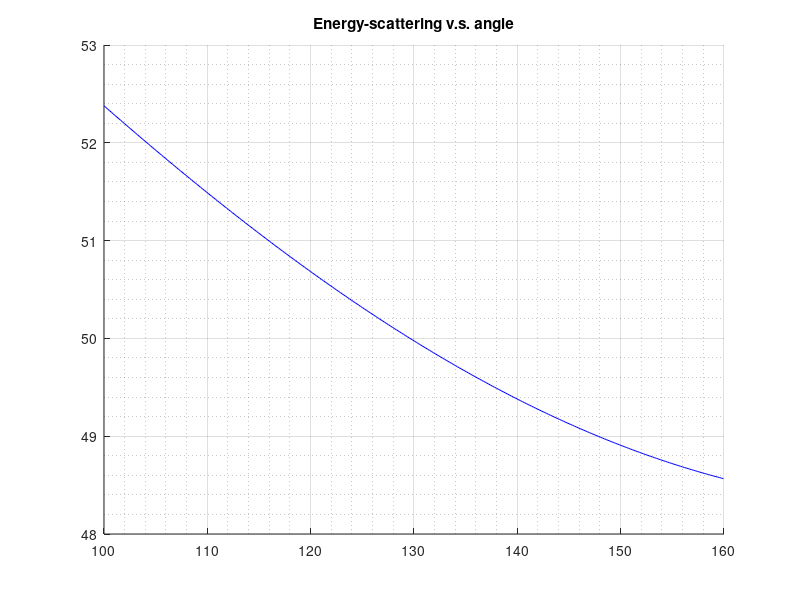

The MATLAB script that drew this image: (Note: this script raises an error after producing the figure.)
load('energyData.mat')
load('confInt.mat')

E_inc = 59.5409;
m_e = 0.5109989461e3;
angle = (100/180)*pi:pi/1000:(160/180)*pi;

E_prime = @(theta) E_inc./(1 + (1 - cos(theta))*(E_inc/m_e));
yneg = energyData(:,2)' - confInt(1,:) + hwhm';
ypos = confInt(2,:) - energyData(:,2)' + hwhm';

figure;
hold on
grid on
grid minor
title('Energy-scattering v.s. angle');
plot(angle*(180/pi), E_prime(angle), 'Color', 'b');
errorbar(energyData(:,1), energyData(:,2), yneg, ypos, 0.8*ones(1,9), 0.8*ones(1,9), 'Color', 'r');
xlabel('Angle (degrees)');
ylabel('Energy of the scattered photon (keV)');
legend({'Theoretic', 'Experimental'});